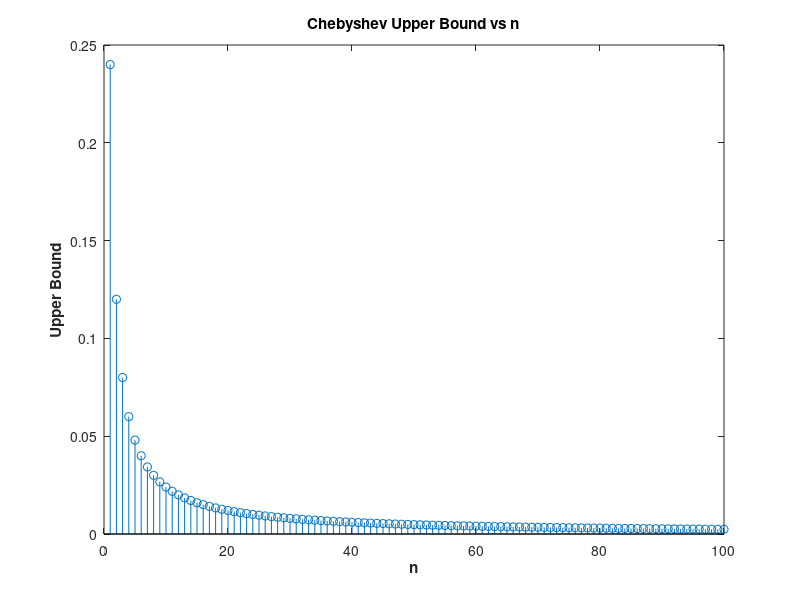

The MATLAB script that drew this image:
close all; clear all; clc;
n = 1:100;
p = .4;
alpha = 1;
upper_bound = 1./n * p*(1-p)
stem(n,upper_bound)
title("Chebyshev Upper Bound vs n",'FontWeight','bold')
xlabel("n",'FontWeight','bold')
ylabel("Upper Bound",'FontWeight','bold')
%%
n = 50;
Y = rand(100000,50);
sum(abs(mean(Y < .4,2)-.4) == 1)